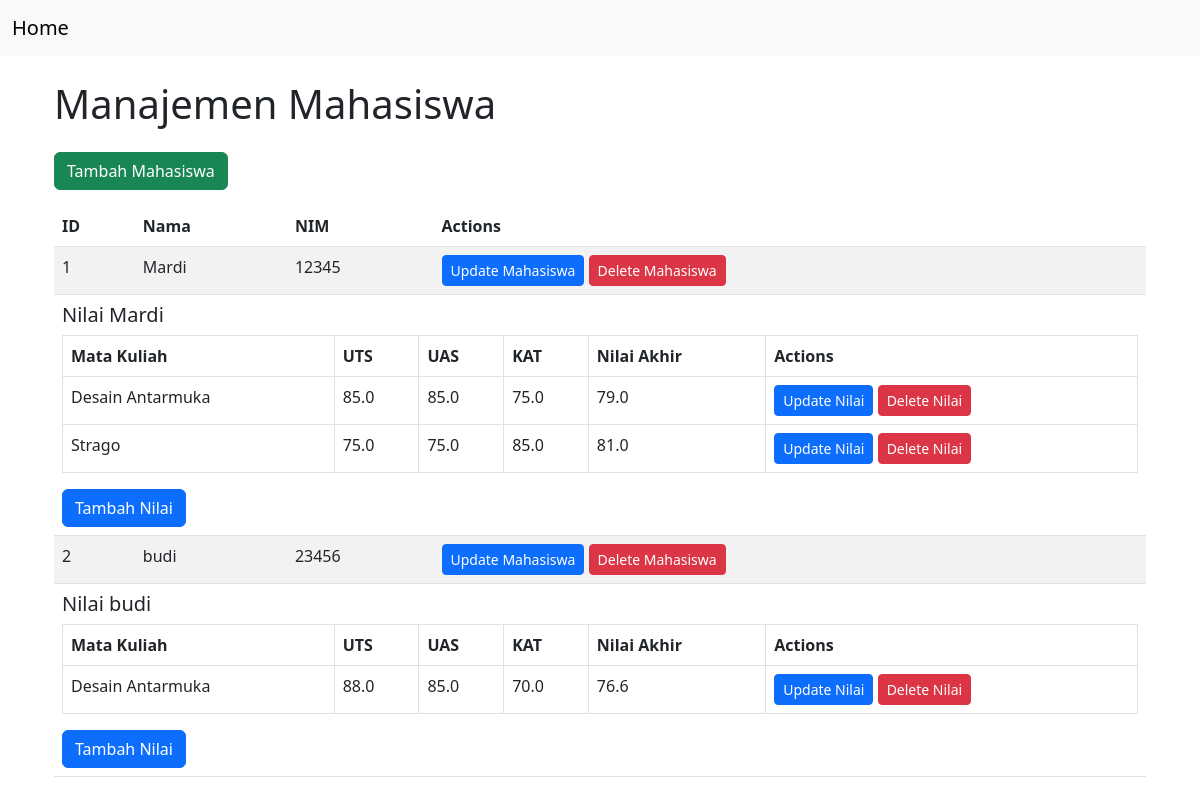
The page / on the database its author committed.
### app.py (models this page shows)
class Mahasiswa(db.Model):
    id = db.Column(db.Integer, primary_key=True)
    nama = db.Column(db.String(100), nullable=False)
    nim = db.Column(db.String(10), unique=True, nullable=False)
    nilai = db.relationship('Nilai', backref='mahasiswa', cascade='all, delete-orphan', lazy=True)

class Nilai(db.Model):
    id = db.Column(db.Integer, primary_key=True)
    mahasiswa_id = db.Column(db.Integer, db.ForeignKey('mahasiswa.id'), nullable=False)
    mata_kuliah = db.Column(db.String(100), nullable=False)
    uts = db.Column(db.Float, nullable=False)
    uas = db.Column(db.Float, nullable=False)
    kat = db.Column(db.Float, nullable=False)
    @property
    def nilai_akhir(self):
        return 0.2 * self.uts + 0.2 * self.uas + 0.6 * self.kat

### app.py (the view)
@app.route('/')
def index():
    mahasiswa = Mahasiswa.query.all()
    return render_template('index.html', mahasiswa=mahasiswa)

### templates/index.html (shortened to what this page needs)
{% extends "base.html" %}
{% block content %}
<div class="container">
    <h1 class="my-4">Manajemen Mahasiswa</h1>
    <a href="{{ url_for('create_mahasiswa') }}" class="btn btn-success mb-3">Tambah Mahasiswa</a>
    {% if mahasiswa %}
    <table class="table table-striped">
        <thead>
            <tr>
                <th>ID</th>
                <th>Nama</th>
                <th>NIM</th>
                <th>Actions</th>
            </tr>
        </thead>
        <tbody>
            {% for m in mahasiswa %}
            <tr>
                <td>{{ m.id }}</td>
                <td>{{ m.nama }}</td>
                <td>{{ m.nim }}</td>
                <td>
                    <a href="{{ url_for('update_mahasiswa', id=m.id) }}" class="btn btn-primary btn-sm">Update Mahasiswa</a>
                    <form action="{{ url_for('delete_mahasiswa', id=m.id) }}" method="post" style="display:inline;">
                        <button type="submit" class="btn btn-danger btn-sm">Delete Mahasiswa</button>
                    </form>
                </td>
            </tr>
<tr>
    <td colspan="4">
        <div id="collapse{{ m.id }}" class="collapse show">
            <h5>Nilai {{ m.nama }}</h5>
            <table class="table table-bordered">
                <thead>
                    <tr>
                        <th>Mata Kuliah</th>
                        <th>UTS</th>
                        <th>UAS</th>
                        <th>KAT</th>
                        <th>Nilai Akhir</th>
                        <th>Actions</th>
                    </tr>
                </thead>
                <tbody>
                    {% for nilai in m.nilai %}
                    <tr>
                        <td>{{ nilai.mata_kuliah }}</td>
                        <td>{{ nilai.uts }}</td>
                        <td>{{ nilai.uas }}</td>
                        <td>{{ nilai.kat }}</td>
                        <td>{{ nilai.nilai_akhir }}</td>
                        <td>
                            <form action="{{ url_for('delete_nilai', id=nilai.id) }}" method="post" style="display:inline;">
                                <a href="{{ url_for('update_nilai', id=nilai.id) }}" class="btn btn-primary btn-sm" data-toggle="modal" data-target="#updateNilaiModal{{ nilai.id }}">Update Nilai</a>
                                <button type="submit" class="btn btn-danger btn-sm">Delete Nilai</button>
                            </form>
                        </td>
                    </tr>
                    {% endfor %}
                </tbody>
            </table>
            <a href="{{ url_for('create_nilai', mahasiswa_id=m.id) }}" class="btn btn-primary">Tambah Nilai</a>
        </div>
    </td>
</tr>
            {% endfor %}
        </tbody>
    </table>
    {% else %}
    <p>Tidak ada data mahasiswa.</p>
    {% endif %}
</div>
{% endblock %}

### templates/base.html (shortened to what this page needs)
<!DOCTYPE html>
<html lang="en">
<head>
    <link href="https://cdn.jsdelivr.net/npm/bootstrap@5.3.0-alpha1/dist/css/bootstrap.min.css" rel="stylesheet">
</head>
<body>
    <nav class="navbar navbar-expand-lg navbar-light bg-light">
        <div class="container-fluid">
            <a class="navbar-brand" href="{{ url_for('index') }}">Home</a>
        </div>
    </nav>
    <div class="container">
        {% block content %}
        {% endblock %}
    </div>
</body>
</html>

### rows shown on the page
Mahasiswa: id "1", nama "Mardi", nim "12345"
Nilai: mata_kuliah "Desain Antarmuka", uts "85.0", uas "85.0", kat "75.0", nilai_akhir "79.0"
Nilai: mata_kuliah "Strago", uts "75.0", uas "75.0", kat "85.0", nilai_akhir "81.0"
Mahasiswa: id "2", nama "budi", nim "23456"
Nilai: mata_kuliah "Desain Antarmuka", uts "88.0", uas "85.0", kat "70.0", nilai_akhir "76.6"
